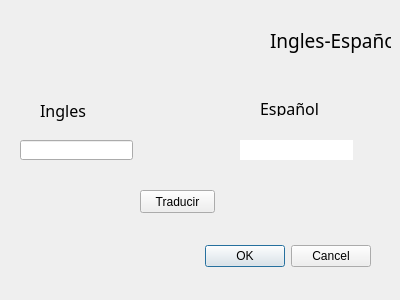
<?xml version="1.0" encoding="UTF-8"?>
<ui version="4.0">
 <class>TIE</class>
 <widget class="QDialog" name="TIE">
  <property name="geometry">
   <rect>
    <x>0</x>
    <y>0</y>
    <width>400</width>
    <height>300</height>
   </rect>
  </property>
  <property name="windowTitle">
   <string>Dialog</string>
  </property>
  <widget class="QDialogButtonBox" name="buttonBox">
   <property name="geometry">
    <rect>
     <x>30</x>
     <y>240</y>
     <width>341</width>
     <height>32</height>
    </rect>
   </property>
   <property name="orientation">
    <enum>Qt::Horizontal</enum>
   </property>
   <property name="standardButtons">
    <set>QDialogButtonBox::Cancel|QDialogButtonBox::Ok</set>
   </property>
  </widget>
  <widget class="QLabel" name="label">
   <property name="geometry">
    <rect>
     <x>270</x>
     <y>20</y>
     <width>121</width>
     <height>41</height>
    </rect>
   </property>
   <property name="font">
    <font>
     <family>Tw Cen MT Condensed Extra Bold</family>
     <pointsize>14</pointsize>
     <weight>50</weight>
     <italic>false</italic>
     <bold>false</bold>
    </font>
   </property>
   <property name="text">
    <string>Ingles-Español</string>
   </property>
  </widget>
  <widget class="QLabel" name="label_2">
   <property name="geometry">
    <rect>
     <x>40</x>
     <y>100</y>
     <width>61</width>
     <height>21</height>
    </rect>
   </property>
   <property name="font">
    <font>
     <family>MS PGothic</family>
     <pointsize>12</pointsize>
    </font>
   </property>
   <property name="text">
    <string>Ingles</string>
   </property>
  </widget>
  <widget class="QLabel" name="label_3">
   <property name="geometry">
    <rect>
     <x>260</x>
     <y>100</y>
     <width>61</width>
     <height>16</height>
    </rect>
   </property>
   <property name="font">
    <font>
     <family>MS PGothic</family>
     <pointsize>12</pointsize>
    </font>
   </property>
   <property name="text">
    <string>Español</string>
   </property>
  </widget>
  <widget class="QLineEdit" name="txting">
   <property name="geometry">
    <rect>
     <x>20</x>
     <y>140</y>
     <width>113</width>
     <height>20</height>
    </rect>
   </property>
  </widget>
  <widget class="QLineEdit" name="txtespa">
   <property name="geometry">
    <rect>
     <x>240</x>
     <y>140</y>
     <width>113</width>
     <height>20</height>
    </rect>
   </property>
   <property name="frame">
    <bool>false</bool>
   </property>
   <property name="readOnly">
    <bool>true</bool>
   </property>
  </widget>
  <widget class="QPushButton" name="pushButton">
   <property name="geometry">
    <rect>
     <x>140</x>
     <y>190</y>
     <width>75</width>
     <height>23</height>
    </rect>
   </property>
   <property name="text">
    <string>Traducir</string>
   </property>
  </widget>
 </widget>
 <resources/>
 <connections>
  <connection>
   <sender>buttonBox</sender>
   <signal>accepted()</signal>
   <receiver>TIE</receiver>
   <slot>accept()</slot>
   <hints>
    <hint type="sourcelabel">
     <x>248</x>
     <y>254</y>
    </hint>
    <hint type="destinationlabel">
     <x>157</x>
     <y>274</y>
    </hint>
   </hints>
  </connection>
  <connection>
   <sender>buttonBox</sender>
   <signal>rejected()</signal>
   <receiver>TIE</receiver>
   <slot>reject()</slot>
   <hints>
    <hint type="sourcelabel">
     <x>316</x>
     <y>260</y>
    </hint>
    <hint type="destinationlabel">
     <x>286</x>
     <y>274</y>
    </hint>
   </hints>
  </connection>
 </connections>
</ui>
